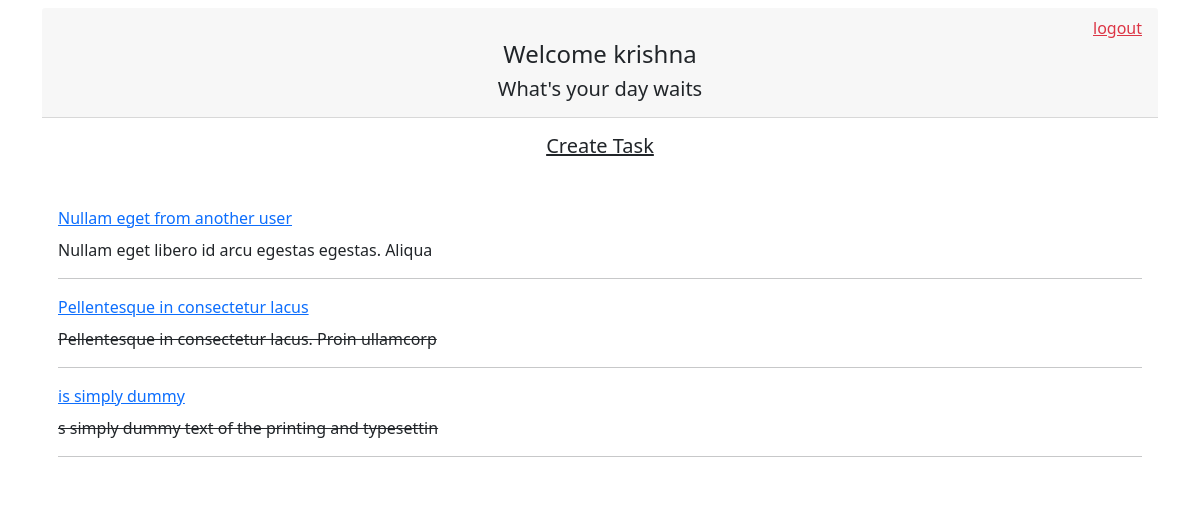
The page / (signed in) on the database as committed earlier.
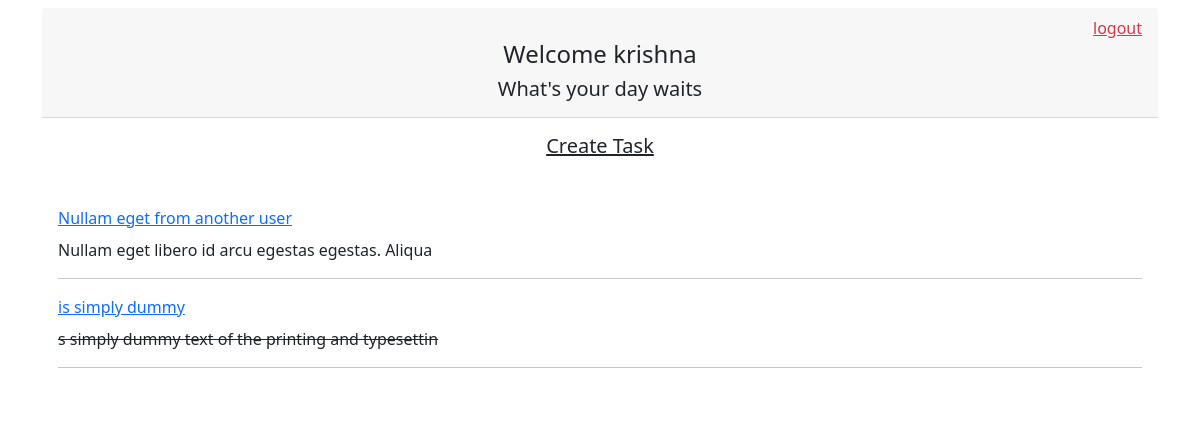
The same page on the database as committed later.
### task/models.py (models this page shows, shortened)
class Task(models.Model):
    user = models.ForeignKey(
        User, on_delete=models.CASCADE, null=True, blank=True)
    title = models.CharField(max_length=200)
    description = models.TextField(null=True, blank=True)
    complete = models.BooleanField(default=False)
    created = models.DateTimeField(auto_now_add=True)
    slug = models.SlugField(max_length=200, unique=True, blank=True, null=True)
    id = models.UUIDField(default=uuid.uuid4, unique=True,
                          editable=False, primary_key=True)
    class Meta:
        ordering = ['complete', '-created']

### task/views.py (the view)
# urls.py: path('', views.todo_list, name='todo_list'),
@login_required(login_url='login_user')
def todo_list(request):
    if request.user.is_authenticated:
        user = request.user
        task = user.task_set.all()  # or task = Task.objects.filter(user=user)
        context = {'task': task}
        return render(request, 'task/to_do_list.html', context)

### task/templates/task/to_do_list.html
{% extends 'index.html' %} {% block content %}
<div class="container">
  <div class="card border-0">
    <div class="card-header text-center">
      <div class="text-end">
        {% if request.user.is_authenticated %}
        <a class="text-danger" href="{% url 'logout_user' %}">logout</a>
        {% endif %}
      </div>
      <h4>Welcome {{request.user}}</h4>
      <h5>What's your day waits</h5>
    </div>
    <div class="card-body">
      <h5 class="text-center mb-5">
        <a class="text-dark" href="{% url 'todo_create' %}">Create Task</a>
      </h5>
      {% for item in task %}
      <div class="d-flex flex-column">
        <div class="card-title">
          <a href="{% url 'todo_detail' item.id %}">{{item.title}}</a>
        </div>
        <div>
          <p class="card-text">
            {% if item.complete %}
            <s>{{item.description|slice:":50"}}</s>
            {% else %} {{item.description|slice:":50"}} {% endif %}
          </p>
        </div>
      </div>
      <hr />
      {% endfor %}
    </div>
  </div>
</div>
{% endblock content %}

### templates/index.html (shortened to what this page needs)
<!DOCTYPE html>
{% load static %}
<html lang="en">
  <head>
    <link rel="stylesheet" href="{% static 'css/normalize.css' %}" />
    <link rel="stylesheet" href="{% static 'css/main.css' %}" />
    <link
      href="https://cdn.jsdelivr.net/npm/bootstrap@5.1.0/dist/css/bootstrap.min.css"
      rel="stylesheet"
    />
  </head>
  <body>
    <div class="mt-2 m-2">{% block content %} {% endblock content %}</div>
  </body>
</html>

### static/css/main.css (style rules this page uses)
body { font-family: -apple-system, BlinkMacSystemFont, "Segoe UI", Roboto, Oxygen, Ubuntu, Cantarell, "Open Sans", "Helvetica Neue", sans-serif; margin: 5rem; }

Rows that differ between the two databases and show on the page:
removed Task: title "Pellentesque in consectetur lacus", description "Pellentesque in consectetur lacus. Proin ullamcorp"
